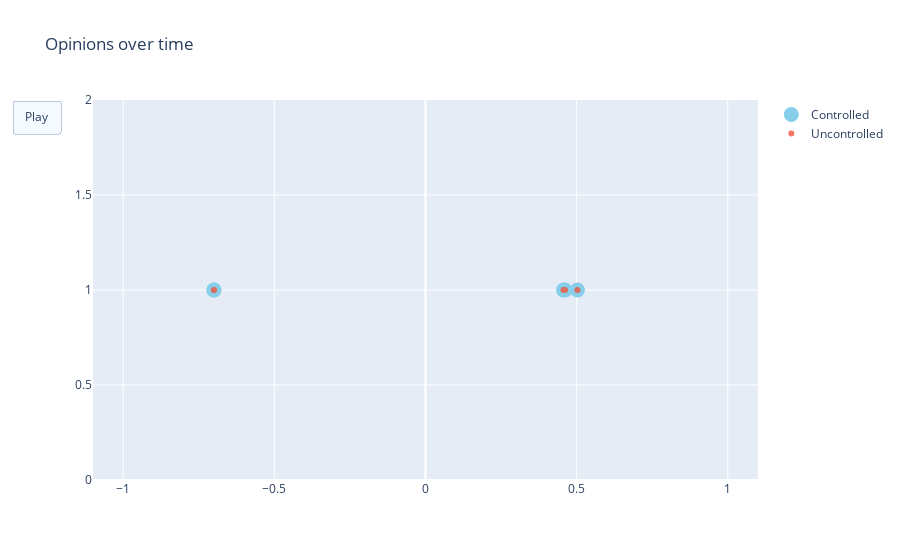

The code cell stored with this chart in its notebook:
### Code cell
fig = go.Figure(
    data=[go.Scatter(x=c_xs[:, 0].flatten(), y=np.ones(eq.var_dim-1),
                         mode='markers',
                         name="Controlled", marker=dict(color='SkyBlue', size=15)),
         go.Scatter(x=uc_xs[:, 0].flatten(), y=np.ones(eq.var_dim-1),
                         mode='markers',
                         name="Uncontrolled", opacity=0.8)],
    layout=go.Layout(
        xaxis=dict(range=[-1.1, 1.1], autorange=False),
        yaxis=dict(range=[0, 2], autorange=False),
        title="Opinions over time",
        updatemenus=[dict(
            type="buttons",
            buttons=[dict(label="Play",
                          method="animate",
                          args=[None, {"frame": {"duration": 25, 
                                                                        "redraw": False},
                                                              "fromcurrent": True, 
                                                              "transition": {"duration": 0.1}}])])]
    ),
    frames=[go.Frame(data=[go.Scatter(x=c_xs[:, i].flatten(), y=np.ones(eq.var_dim-1),
                         mode='markers',
                         name="Controlled", marker=dict(color='SkyBlue', size=15)),
                          go.Scatter(x=uc_xs[:, i].flatten(), y=np.ones(eq.var_dim-1),
                         mode='markers',
                         name="Uncontrolled", opacity=0.8)]) for i in range(c_xs.shape[1])]
)
fig.update_layout(transition = {'duration': 0.1})
fig.show()

### Figure 1 — Plotly figure (JSON) as saved in the notebook; plotly's stock layout.template omitted (floating-point values rounded to 4 significant figures)
{"data": [{"marker": {"color": "SkyBlue", "size": 15}, "mode": "markers", "name": "Controlled", "type": "scatter", "x": [-0.7, -0.7, 0.5026, 0.4617, 0.4566], "y": [1, 1, 1, 1, 1]}, {"mode": "markers", "name": "Uncontrolled", "opacity": 0.8, "type": "scatter", "x": [-0.7, -0.7, 0.5026, 0.4617, 0.4566], "y": [1, 1, 1, 1, 1]}], "layout": {"title": {"text": "Opinions over time"}, "transition": {"duration": 0.1}, "updatemenus": [{"buttons": [{"args": [null, {"frame": {"duration": 25, "redraw": false}, "fromcurrent": true, "transition": {"duration": 0.1}}], "label": "Play", "method": "animate"}], "type": "buttons"}], "xaxis": {"autorange": false, "range": [-1.1, 1.1]}, "yaxis": {"autorange": false, "range": [0, 2]}}}
